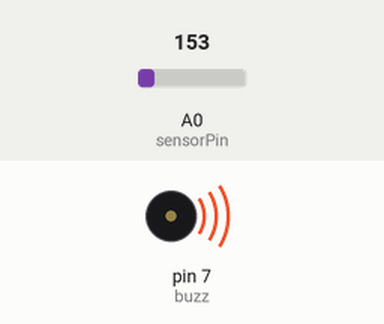
Simulated run of this sketch. Board: Arduino Uno, built with avr-gcc and run on an emulated ATmega328P. On the bench: buzzer (waves = sounding). The inputs (shaded band) are chosen by the test bench; at power-on: A0 (sensorPin) = 153. What the sketch prints to the serial monitor is not drawn.

Above: at 0.2 s.
Timing chart, 0 to 3.0 s (numbered marks = the images above):
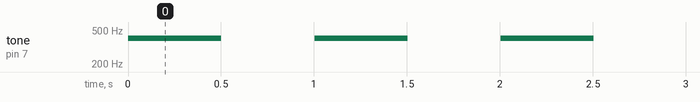

The sketch:

TempBuzzer.ino
```cpp
//TMP36 Pin Variables
int sensorPin = 0; //the analog pin the TMP36's Vout (sense) pin is connected to
                        //the resolution is 10 mV / degree centigrade with a
                        //500 mV offset to allow for negative temperatures
int buzz = 7;
/*
 * setup() - this function runs once when you turn your Arduino on
 * We initialize the serial connection with the computer
 */
void setup()
{
  Serial.begin(9600);  //Start the serial connection with the computer
                       //to view the result open the serial monitor
}

void loop()                     // run over and over again
{
 //getting the voltage reading from the temperature sensor
 int reading = analogRead(sensorPin);

 // converting that reading to voltage, for 3.3v arduino use 3.3
 float voltage = reading * 50.0;
 voltage /= 1024.0;

 // print out the voltage
 Serial.print(voltage); Serial.println(" volts");

 // now print out the temperature
 float temperatureC = (voltage - 0.5) * 10 ;  //converting from 10 mv per degree wit 500 mV offset
                                               //to degrees ((voltage - 500mV) times 100)
 Serial.print(temperatureC); Serial.println(" degrees C");

 if (temperatureC >= 28.00){
   tone(buzz,400,500);
 }else {
   noTone(buzz);
 }

 // now convert to Fahrenheit
 float temperatureF = (temperatureC * 9.0 / 5.0) + 32.0;
 Serial.print(temperatureF); Serial.println(" degrees F");

 delay(1000);                                     //waiting a second
}
```

Measured:
- by itself, tone on pin 7 (buzz): alternates 400 Hz for 0.50 s and silent for 0.50 s
